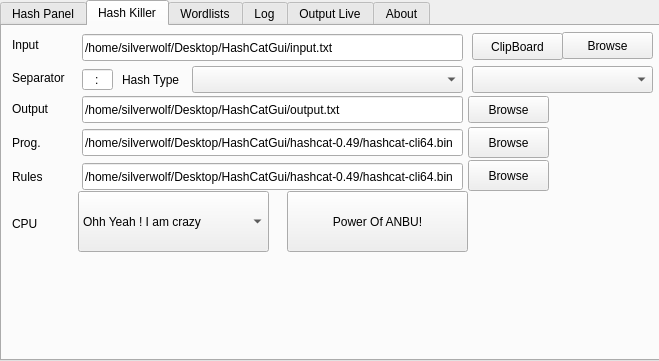
<?xml version="1.0" encoding="UTF-8"?>
<ui version="4.0">
 <class>MainWindow</class>
 <widget class="QMainWindow" name="MainWindow">
  <property name="geometry">
   <rect>
    <x>0</x>
    <y>0</y>
    <width>659</width>
    <height>361</height>
   </rect>
  </property>
  <property name="windowTitle">
   <string>QHashKiller GUI - Powered by SilverWolf - v3.0</string>
  </property>
  <property name="windowIcon">
   <iconset>
    <normaloff>../../1.jpg</normaloff>../../1.jpg</iconset>
  </property>
  <widget class="QWidget" name="centralWidget">
   <widget class="QTabWidget" name="tabWidget">
    <property name="geometry">
     <rect>
      <x>0</x>
      <y>0</y>
      <width>661</width>
      <height>361</height>
     </rect>
    </property>
    <property name="currentIndex">
     <number>1</number>
    </property>
    <widget class="QWidget" name="tab_4">
     <attribute name="title">
      <string>Hash Panel</string>
     </attribute>
     <widget class="QTextEdit" name="txtHashEdit">
      <property name="geometry">
       <rect>
        <x>1</x>
        <y>0</y>
        <width>651</width>
        <height>281</height>
       </rect>
      </property>
     </widget>
     <widget class="QPushButton" name="btnCreate">
      <property name="geometry">
       <rect>
        <x>250</x>
        <y>290</y>
        <width>131</width>
        <height>41</height>
       </rect>
      </property>
      <property name="text">
       <string>Create Hash File</string>
      </property>
     </widget>
    </widget>
    <widget class="QWidget" name="tab">
     <attribute name="title">
      <string>Hash Killer</string>
     </attribute>
     <widget class="QPushButton" name="btnBrowseInput">
      <property name="geometry">
       <rect>
        <x>560</x>
        <y>6</y>
        <width>91</width>
        <height>27</height>
       </rect>
      </property>
      <property name="text">
       <string>Browse</string>
      </property>
     </widget>
     <widget class="QPushButton" name="btnclipboard">
      <property name="geometry">
       <rect>
        <x>470</x>
        <y>7</y>
        <width>91</width>
        <height>27</height>
       </rect>
      </property>
      <property name="text">
       <string>ClipBoard</string>
      </property>
     </widget>
     <widget class="QLabel" name="label">
      <property name="geometry">
       <rect>
        <x>10</x>
        <y>10</y>
        <width>41</width>
        <height>17</height>
       </rect>
      </property>
      <property name="text">
       <string>Input</string>
      </property>
     </widget>
     <widget class="QLabel" name="label_2">
      <property name="geometry">
       <rect>
        <x>120</x>
        <y>45</y>
        <width>71</width>
        <height>17</height>
       </rect>
      </property>
      <property name="text">
       <string>Hash Type</string>
      </property>
     </widget>
     <widget class="QComboBox" name="comboBox">
      <property name="geometry">
       <rect>
        <x>190</x>
        <y>40</y>
        <width>271</width>
        <height>27</height>
       </rect>
      </property>
     </widget>
     <widget class="QComboBox" name="comboBox_2">
      <property name="geometry">
       <rect>
        <x>470</x>
        <y>40</y>
        <width>181</width>
        <height>27</height>
       </rect>
      </property>
     </widget>
     <widget class="QLabel" name="label_5">
      <property name="geometry">
       <rect>
        <x>10</x>
        <y>74</y>
        <width>51</width>
        <height>17</height>
       </rect>
      </property>
      <property name="text">
       <string>Output</string>
      </property>
     </widget>
     <widget class="QPushButton" name="btnBrowseOutput">
      <property name="geometry">
       <rect>
        <x>466</x>
        <y>70</y>
        <width>81</width>
        <height>27</height>
       </rect>
      </property>
      <property name="text">
       <string>Browse</string>
      </property>
     </widget>
     <widget class="QPushButton" name="btnAction">
      <property name="geometry">
       <rect>
        <x>285</x>
        <y>165</y>
        <width>181</width>
        <height>61</height>
       </rect>
      </property>
      <property name="text">
       <string>Power Of ANBU!</string>
      </property>
     </widget>
     <widget class="QLineEdit" name="txtInputFile">
      <property name="geometry">
       <rect>
        <x>80</x>
        <y>8</y>
        <width>381</width>
        <height>27</height>
       </rect>
      </property>
      <property name="text">
       <string>/home/silverwolf/Desktop/HashCatGui/input.txt</string>
      </property>
     </widget>
     <widget class="QLineEdit" name="txtOutputFile">
      <property name="geometry">
       <rect>
        <x>80</x>
        <y>70</y>
        <width>381</width>
        <height>27</height>
       </rect>
      </property>
      <property name="text">
       <string>/home/silverwolf/Desktop/HashCatGui/output.txt</string>
      </property>
     </widget>
     <widget class="QLineEdit" name="txtProg">
      <property name="geometry">
       <rect>
        <x>80</x>
        <y>103</y>
        <width>381</width>
        <height>27</height>
       </rect>
      </property>
      <property name="text">
       <string>/home/silverwolf/Desktop/HashCatGui/hashcat-0.49/hashcat-cli64.bin</string>
      </property>
     </widget>
     <widget class="QLabel" name="label_6">
      <property name="geometry">
       <rect>
        <x>10</x>
        <y>108</y>
        <width>51</width>
        <height>17</height>
       </rect>
      </property>
      <property name="text">
       <string>Prog.</string>
      </property>
     </widget>
     <widget class="QPushButton" name="btnBrowseProg">
      <property name="geometry">
       <rect>
        <x>466</x>
        <y>101</y>
        <width>81</width>
        <height>31</height>
       </rect>
      </property>
      <property name="text">
       <string>Browse</string>
      </property>
     </widget>
     <widget class="QLineEdit" name="sep">
      <property name="geometry">
       <rect>
        <x>80</x>
        <y>43</y>
        <width>31</width>
        <height>21</height>
       </rect>
      </property>
      <property name="text">
       <string>:</string>
      </property>
      <property name="alignment">
       <set>Qt::AlignCenter</set>
      </property>
     </widget>
     <widget class="QLabel" name="label_4">
      <property name="geometry">
       <rect>
        <x>10</x>
        <y>43</y>
        <width>71</width>
        <height>17</height>
       </rect>
      </property>
      <property name="text">
       <string>Separator</string>
      </property>
     </widget>
     <widget class="QLabel" name="label_7">
      <property name="geometry">
       <rect>
        <x>10</x>
        <y>143</y>
        <width>51</width>
        <height>17</height>
       </rect>
      </property>
      <property name="text">
       <string>&lt;html&gt;&lt;head/&gt;&lt;body&gt;&lt;p&gt;Rules&lt;/p&gt;&lt;/body&gt;&lt;/html&gt;</string>
      </property>
     </widget>
     <widget class="QLabel" name="label_8">
      <property name="geometry">
       <rect>
        <x>10</x>
        <y>189</y>
        <width>51</width>
        <height>17</height>
       </rect>
      </property>
      <property name="text">
       <string>CPU</string>
      </property>
     </widget>
     <widget class="QComboBox" name="cpuprofile">
      <property name="geometry">
       <rect>
        <x>76</x>
        <y>165</y>
        <width>191</width>
        <height>61</height>
       </rect>
      </property>
      <item>
       <property name="text">
        <string>Ohh Yeah ! I am crazy</string>
       </property>
      </item>
      <item>
       <property name="text">
        <string>Huhm, I like this</string>
       </property>
      </item>
      <item>
       <property name="text">
        <string>Just good enough</string>
       </property>
      </item>
      <item>
       <property name="text">
        <string>No, my f*cking computer</string>
       </property>
      </item>
     </widget>
     <widget class="QLineEdit" name="txtrules">
      <property name="geometry">
       <rect>
        <x>80</x>
        <y>137</y>
        <width>381</width>
        <height>27</height>
       </rect>
      </property>
      <property name="text">
       <string>/home/silverwolf/Desktop/HashCatGui/hashcat-0.49/hashcat-cli64.bin</string>
      </property>
     </widget>
     <widget class="QPushButton" name="browserule">
      <property name="geometry">
       <rect>
        <x>466</x>
        <y>134</y>
        <width>81</width>
        <height>31</height>
       </rect>
      </property>
      <property name="text">
       <string>Browse</string>
      </property>
     </widget>
    </widget>
    <widget class="QWidget" name="tab_2">
     <attribute name="title">
      <string>Wordlists</string>
     </attribute>
     <widget class="QPushButton" name="btnAdd">
      <property name="geometry">
       <rect>
        <x>550</x>
        <y>40</y>
        <width>96</width>
        <height>27</height>
       </rect>
      </property>
      <property name="text">
       <string>Add</string>
      </property>
     </widget>
     <widget class="QPushButton" name="btnRemove">
      <property name="geometry">
       <rect>
        <x>550</x>
        <y>70</y>
        <width>96</width>
        <height>27</height>
       </rect>
      </property>
      <property name="text">
       <string>Remove</string>
      </property>
     </widget>
     <widget class="QPushButton" name="btnUp">
      <property name="geometry">
       <rect>
        <x>550</x>
        <y>120</y>
        <width>96</width>
        <height>27</height>
       </rect>
      </property>
      <property name="text">
       <string>Move Up</string>
      </property>
     </widget>
     <widget class="QPushButton" name="btnDown">
      <property name="geometry">
       <rect>
        <x>550</x>
        <y>150</y>
        <width>96</width>
        <height>27</height>
       </rect>
      </property>
      <property name="text">
       <string>Move Down</string>
      </property>
     </widget>
     <widget class="QListWidget" name="listWidget">
      <property name="geometry">
       <rect>
        <x>0</x>
        <y>3</y>
        <width>541</width>
        <height>331</height>
       </rect>
      </property>
      <item>
       <property name="text">
        <string>/home/silverwolf/Desktop/HashCatGui/rockyou.txt</string>
       </property>
      </item>
     </widget>
    </widget>
    <widget class="QWidget" name="tab_3">
     <attribute name="title">
      <string>Log</string>
     </attribute>
     <widget class="QTextEdit" name="txtLog">
      <property name="geometry">
       <rect>
        <x>2</x>
        <y>4</y>
        <width>651</width>
        <height>331</height>
       </rect>
      </property>
     </widget>
    </widget>
    <widget class="QWidget" name="tab_6">
     <attribute name="title">
      <string>Output Live</string>
     </attribute>
     <widget class="QTextEdit" name="txtoutput">
      <property name="geometry">
       <rect>
        <x>1</x>
        <y>0</y>
        <width>651</width>
        <height>331</height>
       </rect>
      </property>
     </widget>
    </widget>
    <widget class="QWidget" name="tab_5">
     <attribute name="title">
      <string>About</string>
     </attribute>
     <widget class="QTextEdit" name="textEdit">
      <property name="geometry">
       <rect>
        <x>3</x>
        <y>0</y>
        <width>651</width>
        <height>331</height>
       </rect>
      </property>
      <property name="readOnly">
       <bool>true</bool>
      </property>
      <property name="html">
       <string>&lt;!DOCTYPE HTML PUBLIC &quot;-//W3C//DTD HTML 4.0//EN&quot; &quot;http://www.w3.org/TR/REC-html40/strict.dtd&quot;&gt;
&lt;html&gt;&lt;head&gt;&lt;meta name=&quot;qrichtext&quot; content=&quot;1&quot; /&gt;&lt;style type=&quot;text/css&quot;&gt;
p, li { white-space: pre-wrap; }
&lt;/style&gt;&lt;/head&gt;&lt;body style=&quot; font-family:'.SF NS Text'; font-size:13pt; font-weight:400; font-style:normal;&quot;&gt;
&lt;p style=&quot; margin-top:0px; margin-bottom:0px; margin-left:0px; margin-right:0px; -qt-block-indent:0; text-indent:0px;&quot;&gt;&lt;span style=&quot; font-family:'Serif'; font-weight:600; text-decoration: underline;&quot;&gt;Program&lt;/span&gt;&lt;/p&gt;
&lt;p style=&quot; margin-top:0px; margin-bottom:0px; margin-left:0px; margin-right:0px; -qt-block-indent:0; text-indent:0px;&quot;&gt;&lt;span style=&quot; font-family:'Serif';&quot;&gt;QHashKiller - Another HashCat GUI in QT&lt;/span&gt;&lt;/p&gt;
&lt;p style=&quot; margin-top:0px; margin-bottom:0px; margin-left:0px; margin-right:0px; -qt-block-indent:0; text-indent:0px;&quot;&gt;&lt;span style=&quot; font-family:'Serif';&quot;&gt;-----------&lt;/span&gt;&lt;/p&gt;
&lt;p style=&quot; margin-top:0px; margin-bottom:0px; margin-left:0px; margin-right:0px; -qt-block-indent:0; text-indent:0px;&quot;&gt;&lt;span style=&quot; font-family:'Serif';&quot;&gt;OS supported: Window, Linux, MacOS&lt;/span&gt;&lt;/p&gt;
&lt;p style=&quot; margin-top:0px; margin-bottom:0px; margin-left:0px; margin-right:0px; -qt-block-indent:0; text-indent:0px;&quot;&gt;&lt;span style=&quot; font-family:'Serif';&quot;&gt;Hashcat only (CPU hash killer)&lt;/span&gt;&lt;/p&gt;
&lt;p style=&quot; margin-top:0px; margin-bottom:0px; margin-left:0px; margin-right:0px; -qt-block-indent:0; text-indent:0px;&quot;&gt;&lt;span style=&quot; font-family:'Serif';&quot;&gt;-----------&lt;/span&gt;&lt;/p&gt;
&lt;p style=&quot; margin-top:0px; margin-bottom:0px; margin-left:0px; margin-right:0px; -qt-block-indent:0; text-indent:0px;&quot;&gt;&lt;span style=&quot; font-family:'Serif'; font-weight:600; text-decoration: underline;&quot;&gt;Author&lt;/span&gt;&lt;/p&gt;
&lt;p style=&quot; margin-top:0px; margin-bottom:0px; margin-left:0px; margin-right:0px; -qt-block-indent:0; text-indent:0px;&quot;&gt;&lt;span style=&quot; font-family:'Serif'; font-style:italic;&quot;&gt;SilverWolf@ceh.vn&lt;/span&gt;&lt;span style=&quot; font-family:'Serif';&quot;&gt; (&lt;/span&gt;&lt;a href=&quot;https://facebook.com/soibac&quot;&gt;&lt;span style=&quot; font-family:'Serif'; text-decoration: underline; color:#0000ff;&quot;&gt;fb.com/soibac&lt;/span&gt;&lt;/a&gt;&lt;span style=&quot; font-family:'Serif';&quot;&gt;) &lt;/span&gt;&lt;a href=&quot;http://evildragon.net&quot;&gt;&lt;span style=&quot; font-family:'Serif'; text-decoration: underline; color:#0000ff;&quot;&gt;http://evildragon.net&lt;/span&gt;&lt;/a&gt;&lt;/p&gt;
&lt;p style=&quot;-qt-paragraph-type:empty; margin-top:0px; margin-bottom:0px; margin-left:0px; margin-right:0px; -qt-block-indent:0; text-indent:0px; font-family:'Serif';&quot;&gt;&lt;br /&gt;&lt;/p&gt;
&lt;p style=&quot; margin-top:0px; margin-bottom:0px; margin-left:0px; margin-right:0px; -qt-block-indent:0; text-indent:0px;&quot;&gt;&lt;span style=&quot; font-family:'Serif';&quot;&gt;Version: 2.5&lt;/span&gt;&lt;/p&gt;&lt;/body&gt;&lt;/html&gt;</string>
      </property>
     </widget>
    </widget>
   </widget>
  </widget>
  <action name="actionExit_GUI">
   <property name="text">
    <string>Exit GUI</string>
   </property>
  </action>
  <action name="actionExit_HashCat">
   <property name="text">
    <string>Exit HashCat</string>
   </property>
  </action>
  <action name="actionExit_All">
   <property name="text">
    <string>Exit All</string>
   </property>
  </action>
  <action name="actionAuthor">
   <property name="text">
    <string>Author</string>
   </property>
  </action>
  <action name="actionQHashcatGUi">
   <property name="text">
    <string>QHashcatGUi</string>
   </property>
  </action>
 </widget>
 <layoutdefault spacing="6" margin="11"/>
 <resources/>
 <connections/>
</ui>
